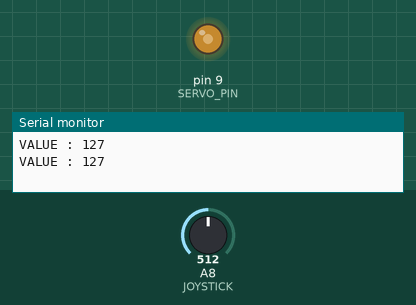
The sketch below on a simulated Arduino Mega 2560, built with avr-gcc and run on an emulated ATmega2560. On the bench: output pins drawn as LEDs (lit = HIGH), the last lines printed to the serial monitor. The inputs (shaded band) are chosen by the test bench; at power-on: A8 (JOYSTICK) = 512.

Above: at 1.8 s.
1.9 s: A8 (JOYSTICK) set to 716
At 2.6 s:
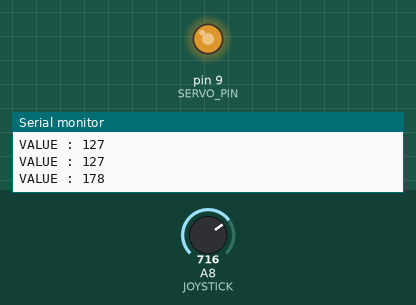
3.6 s: A8 (JOYSTICK) set to 900
At 5.4 s:
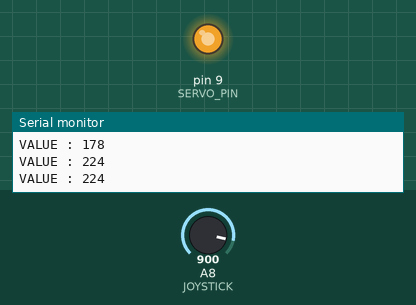
5.7 s: A8 (JOYSTICK) set to 122
At 7.1 s:
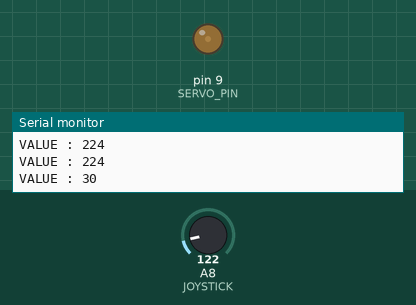
7.8 s: A8 (JOYSTICK) set to 0
At 8.7 s:
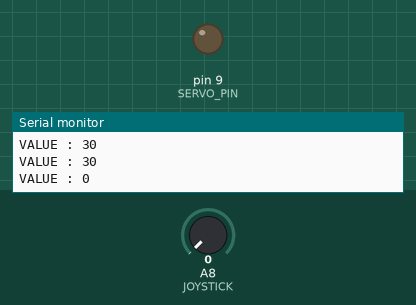
9.9 s: A8 (JOYSTICK) set to 511
At 11.5 s:
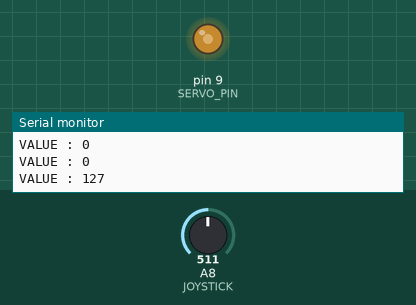
Timing chart, 0 to 13.0 s (numbered marks = the images above; inputs shaded):
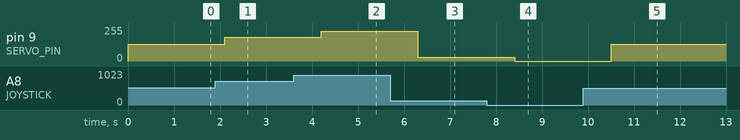

The sketch:

SERVO_MOTOR.ino
```cpp
const uint8_t SERVO_PIN {9};
const uint8_t JOYSTICK {A8};
void setup() {
  // put your setup code here, to run once:
  Serial.begin(115200UL);
  pinMode(JOYSTICK, INPUT);
  pinMode(SERVO_PIN, OUTPUT);
}

void loop() {
  // put your main code here, to run repeatedly:
  int position_value=analogRead(JOYSTICK);
  int mapped_value=map(position_value, 0,1023,0,255);
  Serial.print("VALUE : ");
  Serial.println(mapped_value);
  analogWrite(SERVO_PIN, mapped_value);
  delay(50UL);

  // for(int i=0;i<256;i+=10){
  //   analogWrite(SERVO_PIN, i);
  //   Serial.print(F("Angle : "));
  //   Serial.println(i);
  //   delay(100UL);
  // }//반바퀴 회전
  // delay(1000UL);

  // for(int i=255;i>=0;i-=10){
  //   analogWrite(SERVO_PIN, i);
  //   Serial.print(F("Angle : "));
  //   Serial.println(i);
  //   delay(100UL);
  // }
  delay(1000UL);
}
```

Measured:
- after the input at 1.9 s, pin 9 (SERVO_PIN): 127/255 → 178/255 after 0.20 s
- after the input at 3.6 s, pin 9 (SERVO_PIN): 178/255 → 224/255 after 0.60 s
- after the input at 5.7 s, pin 9 (SERVO_PIN): 224/255 → 30/255 after 0.60 s
- after the input at 7.8 s, pin 9 (SERVO_PIN): 30/255 → 0/255 after 0.60 s
- after the input at 9.9 s, pin 9 (SERVO_PIN): 0/255 → 127/255 after 0.60 s
